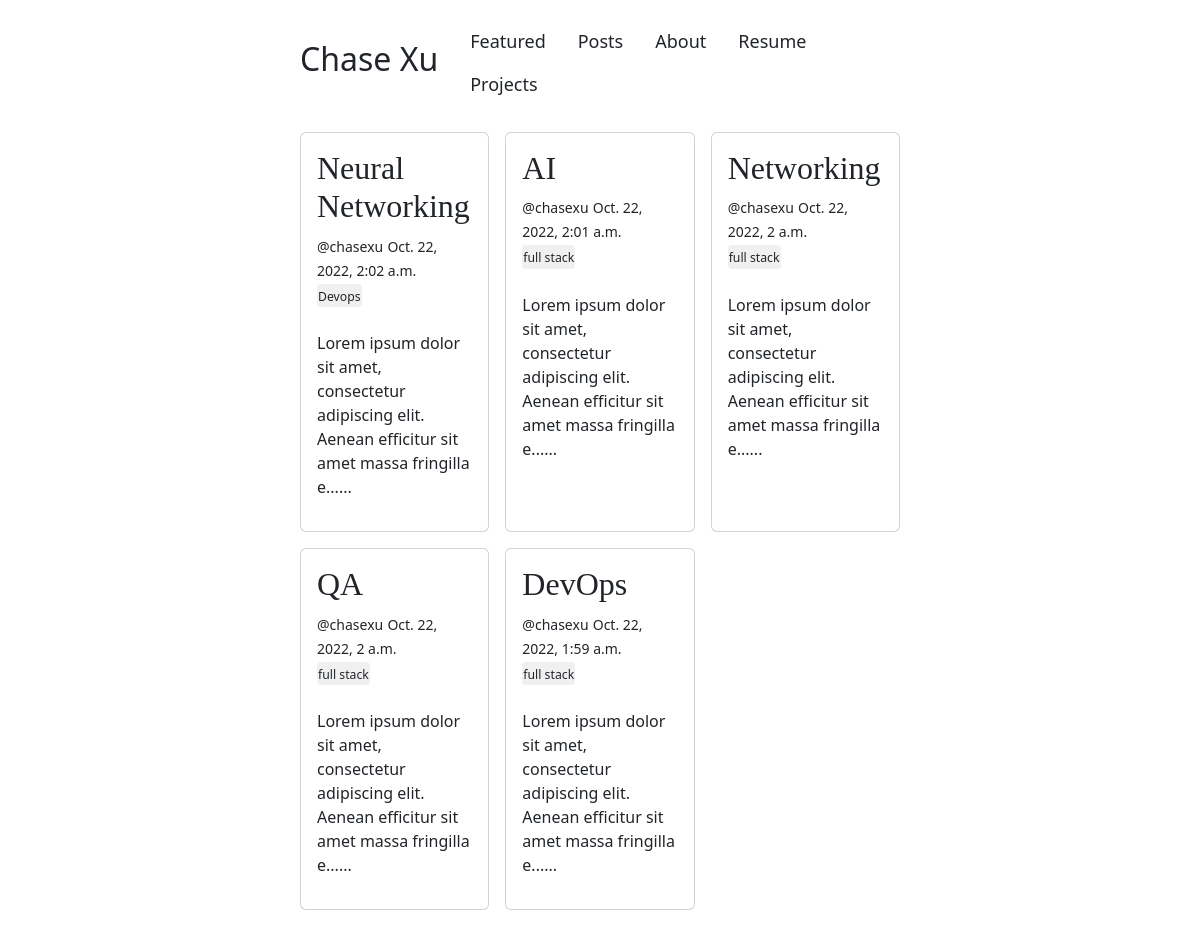
The app's page /, older data.
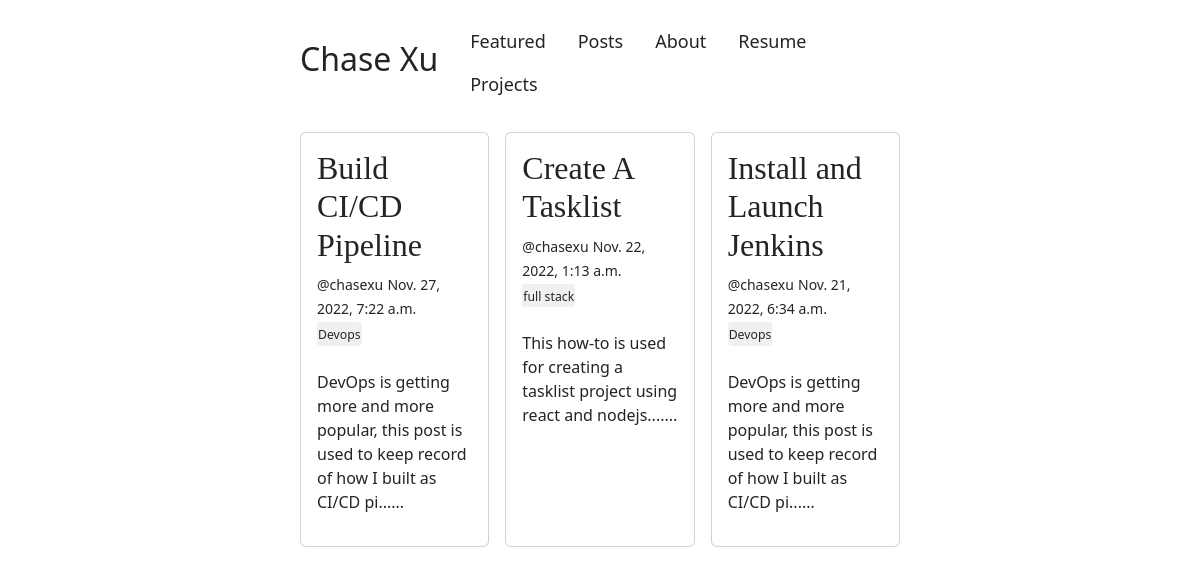
The same page, newer data.
### blog/models.py (models this page shows, shortened)
class Post(models.Model):
    title = models.CharField(max_length=100)
    slug = models.SlugField(null=True)
    overview = models.TextField()
    timestamp = models.DateTimeField(auto_now_add=True)
    content = QuillField()
    author = models.ForeignKey(Author, on_delete=models.CASCADE)
    thumbnail = models.ImageField(blank=True)
    categories = models.ManyToManyField(Category, related_name='Post')
    featured = models.BooleanField()

class Author(models.Model):
    user = models.OneToOneField(User, on_delete=models.CASCADE)
    def __str__(self):
        return self.user.username

class Category(models.Model):
    title = models.CharField(max_length=20)
    subtitle = models.CharField(max_length=20, null=True)
    slug = models.SlugField(null=True)
    thumbnail = models.ImageField(blank=True)
    def __str__(self):
        return self.title

### blog/views.py (the view)
# urls.py: path('', homepage, name = 'posts'),
def homepage(request):
    featured = Post.objects.filter(featured=True).order_by('-timestamp')
    context = {
        'object_list': featured,
    }
    return render(request, 'homepage.html', context)

### templates/homepage.html (shortened to what this page needs)
{% extends 'base.html' %}
{% block homepage %}
<div id='content'>
  {% if object_list%}
      {% for obj in object_list %}
        <div class='card' >
          <div class="card-body">
            <div class="media-content">
              <h2 id='box-title' style='font-family: serif' onclick="location.href='{%url 'post' obj.id%}'">{{obj.title}}</h2>
              <div class="content">
                <p>
                  <small>@{{obj.author}}</small> <small>{{obj.timestamp}}</small>
                  <br>
                  {% for cat in obj.categories.all%}
                    <button class="btn btn-sm" onclick="location.href='{%url 'category' cat.id%}'"><small>{{cat}}</small></button>
                  {%endfor%}
                  <br>
                  <br>
                  {{obj.overview | slice:":100" }}......
                </p>
              </div>
            </div>
          </div>
        </div>
      {%endfor%}
  {% endif %}
</div>
{%endblock homepage%}

Row changes from the older to the newer data that the page shows:
removed Post: title "Neural Networking", author "chasexu", timestamp "Oct. 22, 2022, 2:02 a.m.", overview "Lorem ipsum dolor sit amet, consectetur adipiscing elit. Aenean efficitur sit amet massa fringilla e", Category (title "Devops")
removed Post: title "AI", author "chasexu", timestamp "Oct. 22, 2022, 2:01 a.m.", overview "Lorem ipsum dolor sit amet, consectetur adipiscing elit. Aenean efficitur sit amet massa fringilla e", Category (title "full stack")
removed Post: title "Networking", author "chasexu", timestamp "Oct. 22, 2022, 2 a.m.", overview "Lorem ipsum dolor sit amet, consectetur adipiscing elit. Aenean efficitur sit amet massa fringilla e", Category (title "full stack")
removed Post: title "QA", author "chasexu", timestamp "Oct. 22, 2022, 2 a.m.", overview "Lorem ipsum dolor sit amet, consectetur adipiscing elit. Aenean efficitur sit amet massa fringilla e", Category (title "full stack")
removed Post: title "DevOps", author "chasexu", timestamp "Oct. 22, 2022, 1:59 a.m.", overview "Lorem ipsum dolor sit amet, consectetur adipiscing elit. Aenean efficitur sit amet massa fringilla e", Category (title "full stack")
added Post: title "Build CI/CD Pipeline", author "chasexu", timestamp "Nov. 27, 2022, 7:22 a.m.", overview "DevOps is getting more and more popular, this post is used to keep record of how I built as CI/CD pi", Category (title "Devops")
added Post: title "Create A Tasklist", author "chasexu", timestamp "Nov. 22, 2022, 1:13 a.m.", overview "This how-to is used for creating a tasklist project using react and nodejs.", Category (title "full stack")
added Post: title "Install and Launch Jenkins", author "chasexu", timestamp "Nov. 21, 2022, 6:34 a.m.", overview "DevOps is getting more and more popular, this post is used to keep record of how I built as CI/CD pi", Category (title "Devops")
